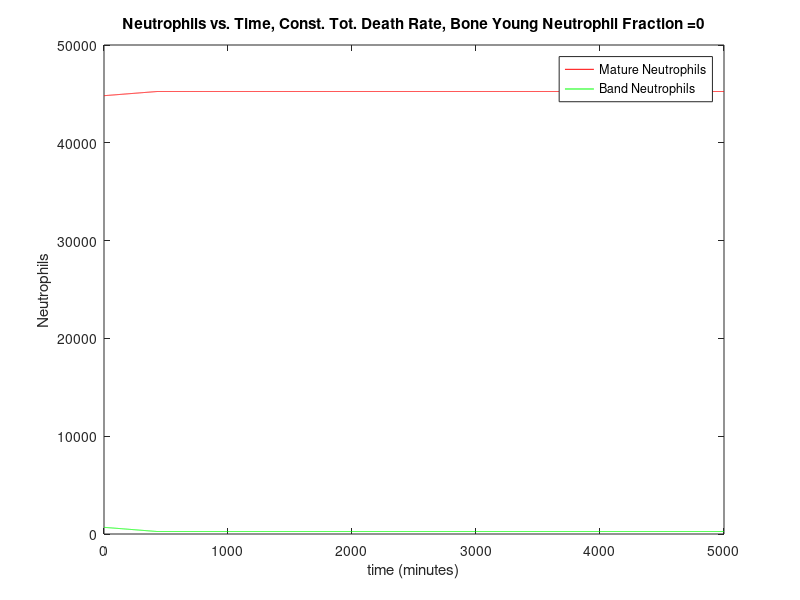
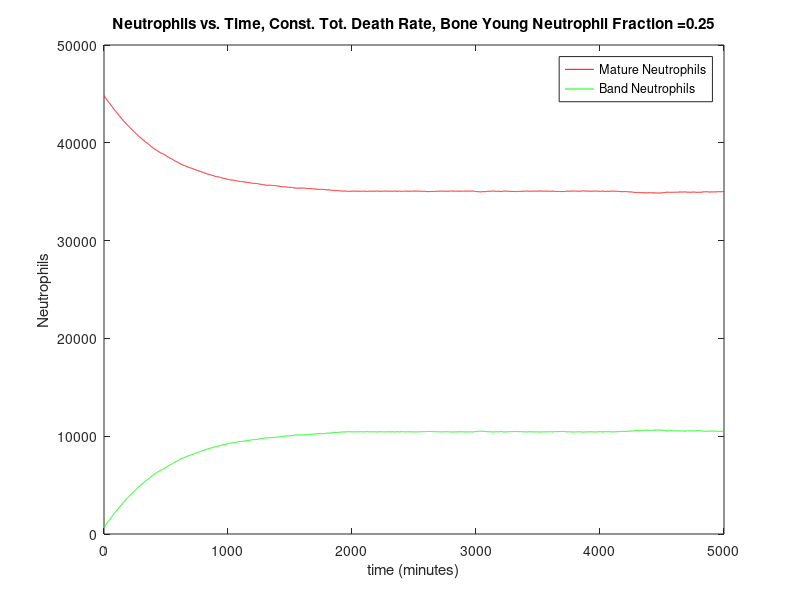
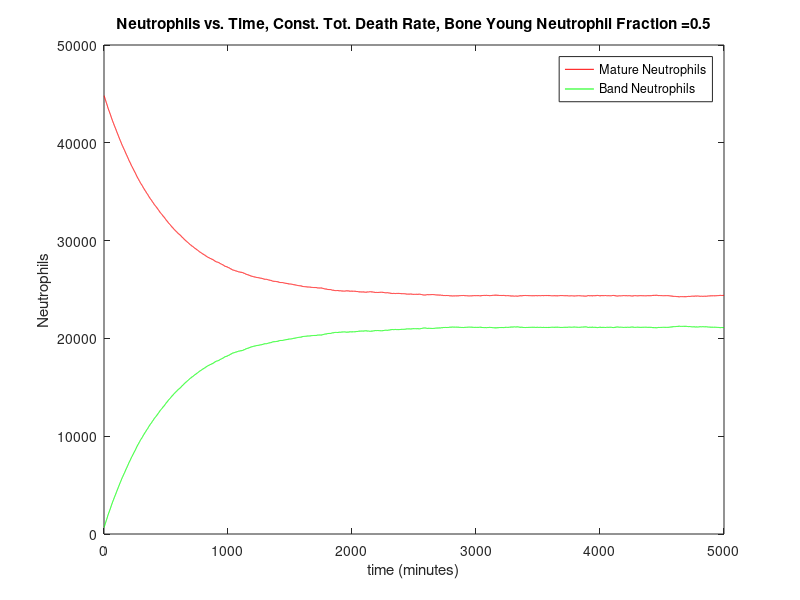
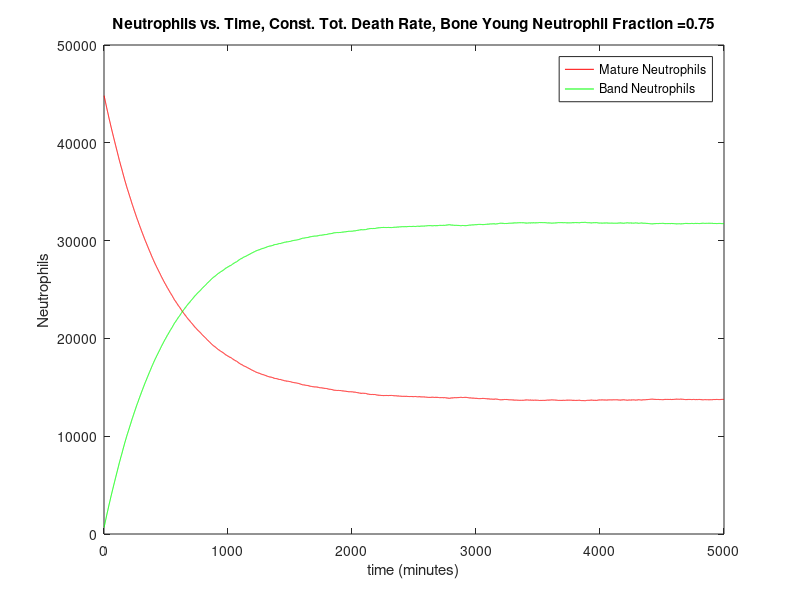

Recreate these plots in MATLAB, in order.
%Initial 1 Compartment Model of Neutrophil Maturation and Death.  The model 
%starts by adding a set number of cells to a blood compartment, allows some
%young neutrophils to mature to old, and then removes a set number of cells 
%from the population (death).  This code was written by Mark Kalinich on 20140225. 

%Differential Equation Model: 

%d(New)/dt = R_production,new - R_death,old - R_maturation
%d(Old)/dt = R_production,old - R_death,old + R_maturation

%for Steady state: 0=R_production,old - R_death,old + R_maturation
%0 = (Cell Production rate)*(Old Fraction)-(Total Death)*(Old/(Old+New)
%for only old cells:
%0 = Cell Production Rate - Total Death Rate

%For Only Young Cells: 

%Model Assumptions: 
%1) Constant rate of total cell production from bone
%2) constant ratio of old to new neutrophils in the bone
%3) random selection of neutrophils from bone
%4) Constant fraction of young neutrophils mature into old neutrophils
%5) Constant rate of total cell death (Death_old = Constant*(# dead cells)
%6) Cell death is not dependent on cell age
%7) R_production is a binomial random variable that uses the specified
%fraction of old vs. new cells. (R_production_total= constant = R_new+R+old) 
%8) Person weighs 70 kg. 


clc; clear;
%Step 1: Write up our source.  We're creating an infinite sink that has a
%set ratio of young and old neutrophils. 

%First, let's set our intial conditions. All values are per day.
for j = 1:5
time                  = 1:5000; %number of time steps, in minutes
Weight                = 70; %person's weight, in kg
Neutrophil_blood      = 65*10^7*Weight; %neutrophils initially in blood pool for a 70 kg person, "Neutrophil kinetics in health and disease" Summers 2010 
Band_Fraction         = 0.015; % For an uninfected person, bands range from 0-3% in blood http://www.nlm.nih.gov/medlineplus/ency/article/003657.htm
Young_initial         = Neutrophil_blood*Band_Fraction; % initial number of bands in the pool 
Old_initial           = Neutrophil_blood*(1-Band_Fraction);% initial number of mature cells in pool
Cells_Entering_System = 1.7*10^9*Weight;  %this is the number of cells entering from bone marrow per day "Neutrophil kinetics in health and disease" Summers 2010 
Young_fractionv        = linspace(0,1,5); %fraction in bone that is young
Young_fraction        = Young_fractionv(j); % select Bone neutrophil fraction I'm exploring
Mature_probability    = 0.2; %fraction of band cells in blood that will mature after 1 day
Death_Leaving_System  = 1.7*10^9*Weight; %assume steady state
Band_Mature           = .1; %fraction of bands that will mature in 1 day in the blood
Mean_residence_time   = Neutrophil_blood/Cells_Entering_System;
                 
%Add in conversions to get proper rates.
Time_Convert = 1440; %minutes/day
Cell_Convert = 1*10^6; %convert cells to millions of cells
Cell_Enter   = round(Cells_Entering_System/(Time_Convert*Cell_Convert)); 
Mature_Prob  = Mature_probability/Time_Convert; %fraction of band cells that  matures into an old cell in 1 minute.
Death        = round(Death_Leaving_System/(Time_Convert*Cell_Convert));% number of cells to die each cycle; assume steady state

%Initialize some Vectors
Neutrophil_Count      = zeros(length(time)+1,2); %initialize solution vector
Neutrophil_Count(1,1) = Young_initial/Cell_Convert; %young is left
Neutrophil_Count(1,2) = Old_initial/Cell_Convert; %old is right

for i = 1:length(time)

%Step 1: randomly select cells from the bone marrow to add to the blood
%population.  
Random = rand(Cell_Enter,1) ; %random is a vector containing "Enter" number of 
%values that will represent each cell's random assignment to either "old"
%or "young"
Young_enter = length(find(Random<Young_fraction));
Old_enter = length(find(Random>Young_fraction)); %initalize young and old counters

%Step 2: add these to the blood pool. 

dB_Young = Young_enter + Neutrophil_Count(i,1); %total young in blood pool at t
dB_Old   = Old_enter   + Neutrophil_Count(i,2); %total old in blood pool at t

% Step 3: Allow young cells to mature into old cells. 

dOld   = Mature_Prob*dB_Young;
dB_Young = dB_Young - dOld;
dB_Old   = dB_Old   + dOld; 

%Step 4: Kill some cells. 
%Write out how many will die. 
%Assume that new and old have an equal probability of dying

Dead_Young              = Death*(dB_Young)/(dB_Young+dB_Old);
Dead_Old                = Death*(dB_Old)/(dB_Young+dB_Old);
dB_Young                = round(dB_Young - Dead_Young);
dB_Old                  = round(dB_Old   - Dead_Old); 
Neutrophil_Count(i+1,1) = dB_Young;
Neutrophil_Count(i+1,2) = dB_Old;
end 

fig = figure;
plot(time,Neutrophil_Count(1:length(time),2),'r');
hold on
plot(time,Neutrophil_Count(1:length(time),1),'g');
xlabel ('time (minutes)')
ylabel ('Neutrophils')
title (strcat('Neutrophils vs. Time, Const. Tot. Death Rate, Bone Young Neutrophil Fraction =',num2str(Young_fractionv(j))))
legend ('Mature Neutrophils','Band Neutrophils')

%saveas(fig,strcat('Neutrophil_Kinetics_Bone_Young_Neutrophil_Fraction=_',num2str(Young_fractionv(j))),'jpeg')



end



